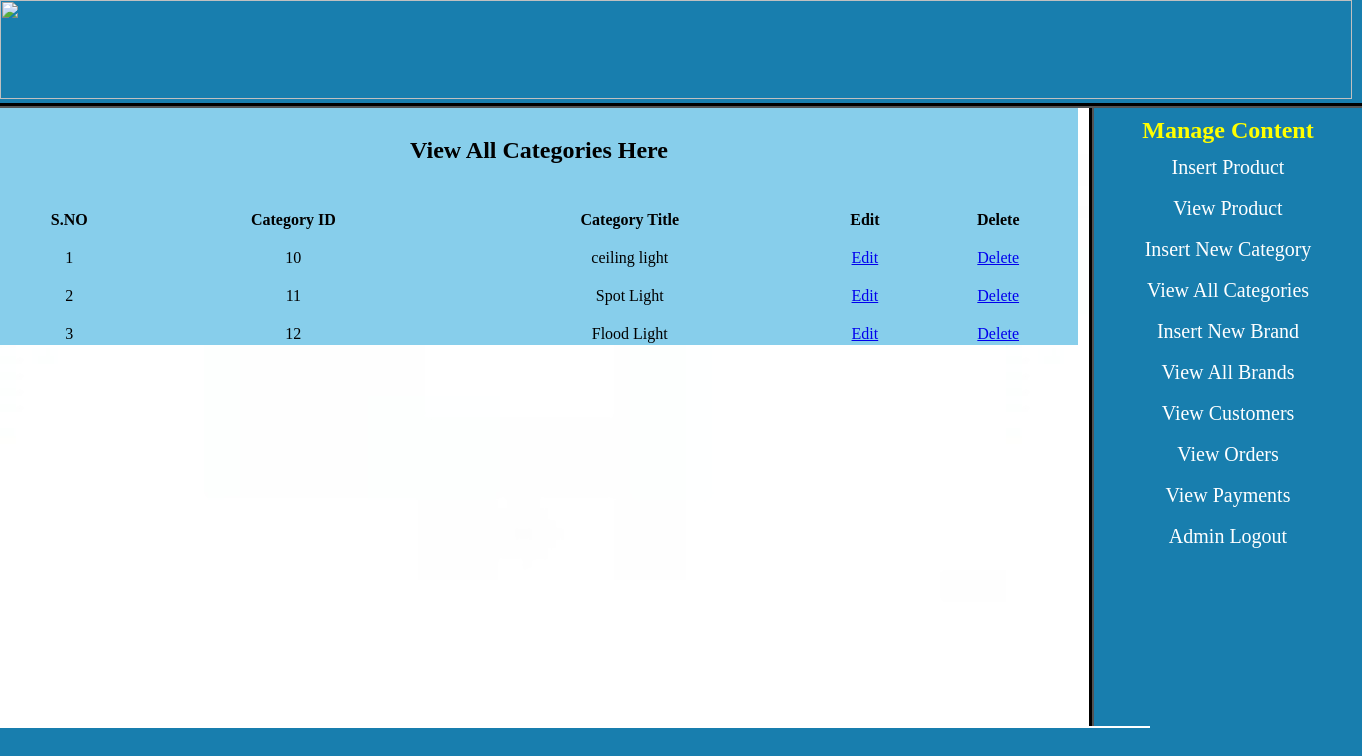
The page /admin_area/index.php?view_cats (signed in) on the database its author committed.
### tables this page shows
CREATE TABLE `categories` (
  `cat_id` int(100) NOT NULL,
  `cat_title` text NOT NULL
);

### admin_area/view_cats.php (the view, shortened to what this page needs)
<?php
if(!isset($_SESSION['user_email'])) {
    echo "<script> window.open('login.php?not_admin=You are not an admin!','_self') </script>";
    exit();
} else {
?>
<!DOCTYPE html>
<html>
<head>
</head>
<body>
    <table width="1078" align="center" bgcolor="skyblue">
        <tr align="center">
            <td colspan="6"><h2><br>View All Categories Here<br><br></h2></td>
        </tr>
        <tr align="center" bgcolor="skyblue">
            <th><br>S.NO</th>
            <th><br>Category ID</th>
            <th><br>Category Title</th>
            <th><br>Edit</th>
            <th><br>Delete</th>
        </tr>
        <?php
        include("includes/db.php");
        $get_cat = "SELECT * FROM categories";
        $run_cat = mysqli_query($con, $get_cat);
        $i = 0;
        while($row_cat = mysqli_fetch_array($run_cat)) {
            $cat_id = $row_cat['cat_id'];
            $cat_title = $row_cat['cat_title'];
            $i++;
        ?>
        <tr align="center">
            <td><br><?php echo $i; ?></td>
            <td><br><?php echo $cat_id; ?></td>
            <td><br><?php echo $cat_title; ?></td>
            <td><br><a href="index.php?edit_cat=<?php echo $cat_id; ?>">Edit</a></td>
            <td><br><a href="delete_cat.php?delete_cat=<?php echo $cat_id; ?>">Delete</a></td>
        </tr>
        <?php } ?>
    </table>
</body>
</html>
<?php } ?>

### admin_area/styles/style.css (style rules this page uses)
html, body, div, span, applet, object, iframe, h1, h2, h3, h4, h5, h6, p, blockquote, pre, a, abbr, acronym, address, big, cite, code, del, dfn, em, img, ins, kbd, q, s, samp, small, strike, strong, sub, sup, tt, var, b, u, i, center, dl, dt, dd, ol, ul, li, fieldset, form, label, legend, table, caption, tbody, tfoot, thead, tr, th, td, article, aside, canvas, details, embed, figure, figcaption, footer, header, hgroup, menu, nav, output, ruby, section, summary, time, mark, audio, video { margin: 0; padding: 0; border: 0; vertical-align: baseline; }
body { background:#187eae; }

### rows shown on the page
categories: cat_id "10", cat_title "ceiling light"
categories: cat_id "11", cat_title "Spot Light"
categories: cat_id "12", cat_title "Flood Light"
